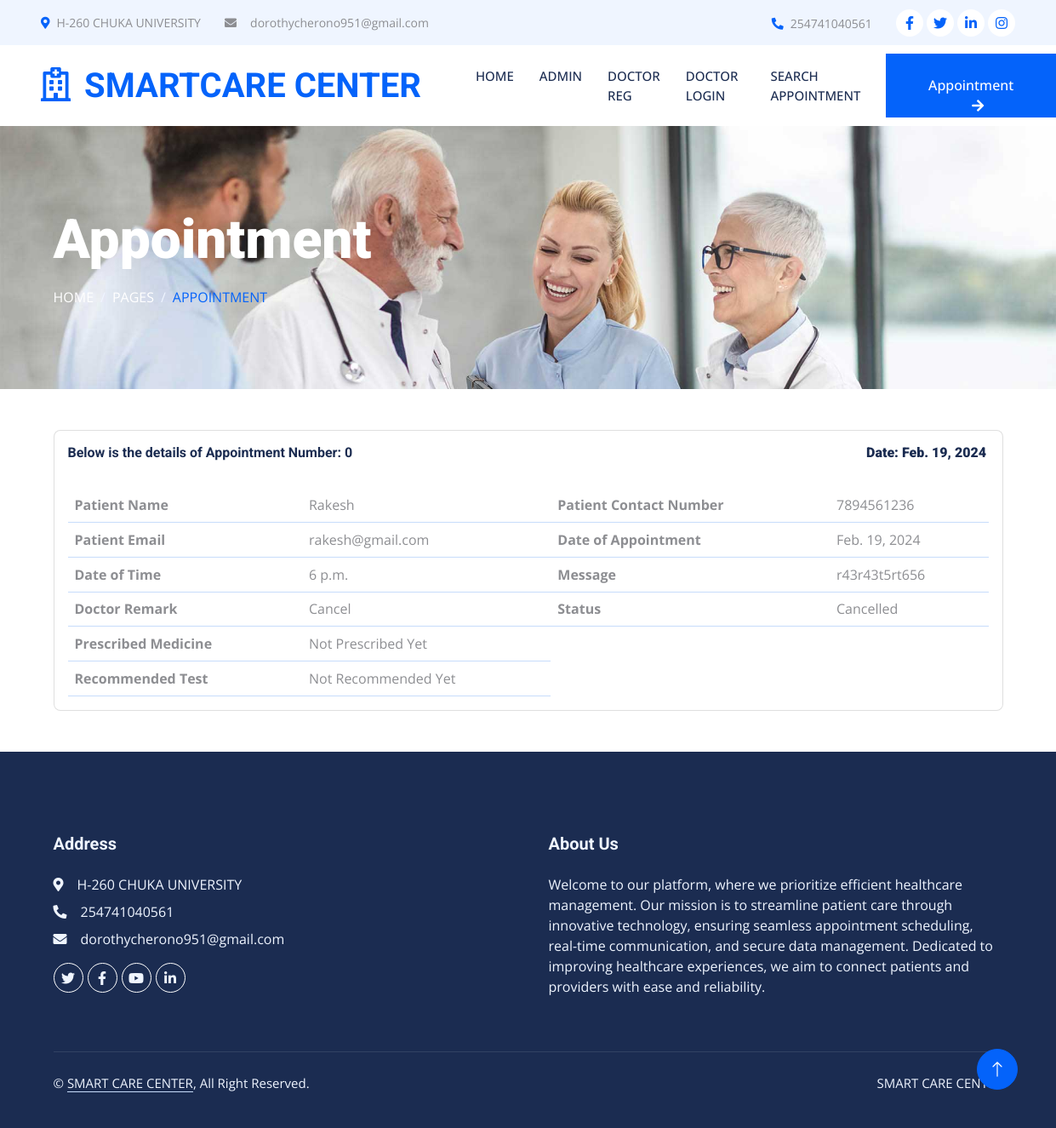
The app's page /ViewAppointmentDetails/1/ with its own data.
### dasapp/models.py (models this page shows, shortened)
class Page(models.Model):
    pagetitle = models.CharField(max_length=250)
    address = models.CharField(max_length=250)
    aboutus = models.TextField()
    email = models.EmailField(max_length=200)
    mobilenumber = models.IntegerField(default=0)
    created_at = models.DateTimeField(auto_now_add=True)
    updated_at = models.DateTimeField(auto_now=True)

class Appointment(models.Model):
    appointmentnumber = models.IntegerField(default=0)
    fullname = models.CharField(max_length=250)
    mobilenumber = models.CharField(max_length=11)
    email = models.EmailField(max_length=100)
    date_of_appointment = models.DateField()
    time_of_appointment = models.TimeField()
    doctor_id = models.ForeignKey(DoctorReg, on_delete=models.CASCADE)
    additional_msg = models.TextField(blank=True)
    remark = models.CharField(max_length=250, default='')
    status = models.CharField(max_length=200, default='')
    prescription = models.TextField(blank=True, default='')
    recommendedtest = models.TextField(blank=True, default='')
    created_at = models.DateTimeField(auto_now_add=True)
    updated_at = models.DateTimeField(auto_now=True)

### docappsystem/userviews.py (the view)
# urls.py: path('ViewAppointmentDetails/<str:id>/', userviews.View_Appointment_Details, name='viewappointmentdetails'),
def View_Appointment_Details(request,id):
    page = Page.objects.all()
    patientdetails=Appointment.objects.filter(id=id)
    context={'patientdetails':patientdetails,
    'page': page
    }
    return render(request,'user_appointment-details.html',context)

### templates/user_appointment-details.html (shortened to what this page needs)
{% extends 'userbase.html' %}
{% load static %}
{% block content %}
<div class="container-fluid page-header py-5 mb-5 wow fadeIn" data-wow-delay="0.1s">
    <div class="container py-5">
        <h1 class="display-3 text-white mb-3 animated slideInDown">Appointment</h1>
        <nav aria-label="breadcrumb animated slideInDown">
            <ol class="breadcrumb text-uppercase mb-0">
                <li class="breadcrumb-item"><a class="text-white" href="#">Home</a></li>
                <li class="breadcrumb-item"><a class="text-white" href="#">Pages</a></li>
                <li class="breadcrumb-item text-primary active" aria-current="page">Appointment</li>
            </ol>
        </nav>
    </div>
</div>
<div class="container-xxl py-10">
    <div class="container">
        <div class="row">
            <div class="col-sm-12">
            <div class="card card-table">
            <div class="card-body">
            <div class="table-responsive">
                {% for i in patientdetails %}
                <h6>Below is the details of Appointment Number: {{i.appointmentnumber}}  <strong style="padding-left: 600px;">Date: {{i.date_of_appointment}}</strong></h6>
                <br>
                <table class="table table-hover table-center mb-0 datatable">
                    <tr>
                          <th>Patient Name</th>
                          <td>{{i.fullname}}</td>
                          <th>Patient Contact Number</th>
                          <td>{{i.mobilenumber}}</td>
                        </tr>
                        <tr>
                          <th>Patient Email</th>
                          <td>{{i.email}}</td>
                          <th>Date of Appointment</th>
                          <td>{{i.date_of_appointment}}</td>
                        </tr>
                        <tr>
                          <th>Date of Time</th>
                          <td>{{i.time_of_appointment}}</td>
                          <th>Message</th>
                          <td>{{i.additional_msg}}</td>
                        </tr>
                        <tr>
                          {% if i.status == '0' %}
                          <th>Doctor Remark</th>
                          <td>Not Updatet Yet</td>
                          {% else %}
                          <tr>
                          <th>Doctor Remark</th>
                          <td>{{ i.remark}}</td>{% endif %}
                            {% if i.status == '0' %}
                            <th>Staus</th>
                            <td>Not Updatet Yet</td>
                            {% else %}
                            <th>Status</th>
                            <td>{{ i.status}}</td> {% endif %}
                            </tr>
                            <tr>
                                {% if i.status == 'Completed' %}
                                <th>Prescribed Medicine</th>
                                <td>{{ i.prescription}}</td>
                                {% else %}
                                <th>Prescribed Medicine</th>
                                <td>Not Prescribed Yet</td> {% endif %}
                                </tr>
                                <tr>
                                  {% if i.status == 'Completed' %}
                                  <th>Recommended Test</th>
                                  <td>{{ i.recommendedtest}}</td>
                                  {% else %}
                                  <th>Recommended Test</th>
                                  <td>Not Recommended Yet</td> {% endif %}
                                  </tr>
                  </table>
                  {% endfor %}
            </div>
            </div>
            </div>
            </div>
            </div>
    </div>
</div>
{% endblock %}

### templates/userbase.html (shortened to what this page needs)
<!DOCTYPE html>
<html lang="en">
    {% load static %}
<head>
    <link href="https://cdnjs.cloudflare.com/ajax/libs/font-awesome/5.10.0/css/all.min.css" rel="stylesheet">
    <link href="https://cdn.jsdelivr.net/npm/bootstrap-icons@1.4.1/font/bootstrap-icons.css" rel="stylesheet">
    <link href="{% static 'lib/animate/animate.min.css'%}" rel="stylesheet">
    <link href="{% static 'lib/owlcarousel/assets/owl.carousel.min.css'%}" rel="stylesheet">
    <link href="{% static 'lib/tempusdominus/css/tempusdominus-bootstrap-4.min.css'%}" rel="stylesheet" />
    <link href="{% static 'css/bootstrap.min.css'%}" rel="stylesheet">
    <link href="{% static 'css/style.css'%}" rel="stylesheet">
</head>
<body>
{% include 'userincludes/header.html' %}
{% block content %}
{% endblock %}
{% include 'userincludes/footer.html' %}
</body>
</html>

### templates/userincludes/header.html (shortened to what this page needs)
{% load static %}
<div class="container-fluid bg-light p-0 wow fadeIn" data-wow-delay="0.1s">
    <div class="row gx-0 d-none d-lg-flex">
        <div class="col-lg-7 px-5 text-start">
            {% if page %}
            <div class="h-100 d-inline-flex align-items-center py-3 me-4">
                <small class="fa fa-map-marker-alt text-primary me-2"></small>
                <small>{{ page.0.address }}</small>
            </div>
            <div class="h-100 d-inline-flex align-items-center py-3">
                <small class="fa fa-envelope me-3"></small>
                <small>{{ page.0.email }}</small>
            </div>
            {% endif %}
        </div>
        <div class="col-lg-5 px-5 text-end">
            {% if page %}
            <div class="h-100 d-inline-flex align-items-center py-3 me-4">
                <small class="fa fa-phone-alt text-primary me-2"></small>
                <small>{{ page.0.mobilenumber }}</small>
            </div>
            {% endif %}
            <div class="h-100 d-inline-flex align-items-center">
                <a class="btn btn-sm-square rounded-circle bg-white text-primary me-1" href="#"><i class="fab fa-facebook-f"></i></a>
                <a class="btn btn-sm-square rounded-circle bg-white text-primary me-1" href="#"><i class="fab fa-twitter"></i></a>
                <a class="btn btn-sm-square rounded-circle bg-white text-primary me-1" href="#"><i class="fab fa-linkedin-in"></i></a>
                <a class="btn btn-sm-square rounded-circle bg-white text-primary me-0" href="#"><i class="fab fa-instagram"></i></a>
            </div>
        </div>
    </div>
</div>
<nav class="navbar navbar-expand-lg bg-white navbar-light sticky-top p-0 wow fadeIn" data-wow-delay="0.1s">
    <a href="{% url 'index' %}" class="navbar-brand d-flex align-items-center px-4 px-lg-5">
        <h1 class="m-0 text-primary"><i class="far fa-hospital me-3"></i>SMARTCARE CENTER</h1>
    </a>
    <div class="collapse navbar-collapse" id="navbarCollapse">
        <div class="navbar-nav ms-auto p-4 p-lg-0">
            <a href="{% url 'index' %}" class="nav-item nav-link {% if request.path == '/' %}active{% endif %}">Home</a>
            <a href="{% url 'login' %}" class="nav-item nav-link {% if request.path == '/login' %}active{% endif %}">Admin</a>
            <a href="{% url 'docsignup' %}" class="nav-item nav-link {% if request.path == '/docsignup' %}active{% endif %}">Doctor Reg</a>
            <a href="{% url 'login' %}" class="nav-item nav-link {% if request.path == '/login' %}active{% endif %}">Doctor Login</a>
            <a href="{% url 'user_search_appointment' %}" class="nav-item nav-link {% if request.path == '/user_search_appointment' %}active{% endif %}">Search Appointment</a>
        </div>
        <a href="{% url 'appointment' %}" class="btn btn-primary rounded-0 py-4 px-lg-5 d-none d-lg-block">Appointment<i class="fa fa-arrow-right ms-3"></i></a>
    </div>
</nav>

### templates/userincludes/footer.html
{% load static %}
<div class="container-fluid bg-dark text-light footer mt-5 pt-5 wow fadeIn" data-wow-delay="0.1s">
    <div class="container py-5">
        <div class="row g-5">
            <div class="col-lg-6 col-md-6">
                <h5 class="text-light mb-4">Address</h5>
                {% if page %}
                    <p class="mb-2"><i class="fa fa-map-marker-alt me-3"></i>{{ page.0.address }}</p>
                    <p class="mb-2"><i class="fa fa-phone-alt me-3"></i>{{ page.0.mobilenumber }}</p>
                    <p class="mb-2"><i class="fa fa-envelope me-3"></i>{{ page.0.email }}</p>
                {% endif %}
                <div class="d-flex pt-2">
                    <a class="btn btn-outline-light btn-social rounded-circle" href="#"><i class="fab fa-twitter"></i></a>
                    <a class="btn btn-outline-light btn-social rounded-circle" href="#"><i class="fab fa-facebook-f"></i></a>
                    <a class="btn btn-outline-light btn-social rounded-circle" href="#"><i class="fab fa-youtube"></i></a>
                    <a class="btn btn-outline-light btn-social rounded-circle" href="#"><i class="fab fa-linkedin-in"></i></a>
                </div>
            </div>
            <div class="col-lg-6 col-md-6">
                <h5 class="text-light mb-4">About Us</h5>
                {% if page %}
                    <p>{{ page.0.aboutus }}</p>
                {% endif %}
            </div>
        </div>
    </div>
    <div class="container">
        <div class="copyright">
            <div class="row">
                <div class="col-md-6 text-center text-md-start mb-3 mb-md-0">
                    &copy; <a class="border-bottom" href="#">SMART CARE CENTER</a>, All Right Reserved.
                </div>
                <div class="col-md-6 text-center text-md-end">
                    <p>SMART CARE CENTER</p>
                </div>
            </div>
        </div>
    </div>
</div>
<a href="#" class="btn btn-lg btn-primary btn-lg-square rounded-circle back-to-top"><i class="bi bi-arrow-up"></i></a>

### static/css/style.css (style rules this page uses)
:root { --primary: #0463FA; --light: #EFF5FF; --dark: #1B2C51; }
.back-to-top { position: fixed; display: none; right: 45px; bottom: 45px; z-index: 99; }
.btn { font-weight: 500; transition: .5s; }
.btn.btn-primary, .btn.btn-secondary { color: #FFFFFF; }
.btn-sm-square { width: 32px; height: 32px; }
.btn-lg-square { width: 48px; height: 48px; }
.btn-square, .btn-sm-square, .btn-lg-square { padding: 0; display: flex; align-items: center; justify-content: center; font-weight: normal; }
.navbar .navbar-nav .nav-link { margin-right: 30px; padding: 25px 0; color: #FFFFFF; font-size: 15px; font-weight: 500; text-transform: uppercase; outline: none; }
.navbar .navbar-brand, .navbar a.btn { height: 75px; }
.navbar .navbar-nav .nav-link { color: var(--dark); font-weight: 500; }
.navbar.sticky-top { top: -100px; transition: .5s; }
.page-header { background: url(../img/header-page.jpg) top center no-repeat; background-size: cover; text-shadow: 0 0 30px rgba(0, 0, 0, .1); }
.breadcrumb-item + .breadcrumb-item::before { color: var(--light); }
.footer .btn.btn-social { margin-right: 5px; width: 35px; height: 35px; display: flex; align-items: center; justify-content: center; color: var(--light); border: 1px solid #FFFFFF; transition: .3s; }
.footer .copyright { padding: 25px 0; font-size: 15px; border-top: 1px solid rgba(256, 256, 256, .1); }
.footer .copyright a { color: var(--light); }

### records on screen
Page: address "H-260 CHUKA UNIVERSITY", email "dorothycherono951@gmail.com", mobilenumber "254741040561", aboutus "Welcome to our platform, where we prioritize efficient healthcare management. Our mission is to streamline patient care through innovative technology, ensuring seamless appointment scheduling, real-time communication, and secure data management. Dedicated to improving healthcare experiences, we aim to connect patients and providers with ease and reliability."
Appointment: appointmentnumber "0", date_of_appointment "Feb. 19, 2024", fullname "Rakesh", mobilenumber "7894561236", email "rakesh@gmail.com", time_of_appointment "6 p.m.", additional_msg "r43r43t5rt656", remark "Cancel", status "Cancelled", shows "Prescribed Medicine", shows "Recommended Test"
